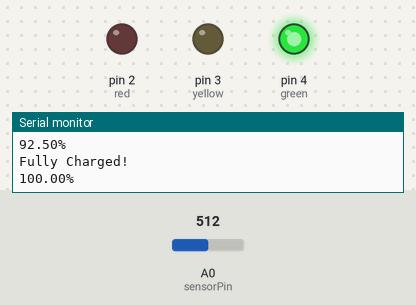
Bench run of a sketch on a simulated Arduino Uno, built with avr-gcc and run on an emulated ATmega328P. On the bench: output pins drawn as LEDs (lit = HIGH), the last lines printed to the serial monitor. Inputs (shaded band) come from the test bench; at power-on: A0 (sensorPin) = 512.

Above: at 1.3 s.
1.4 s: A0 (sensorPin) set to 0
At 2.7 s:
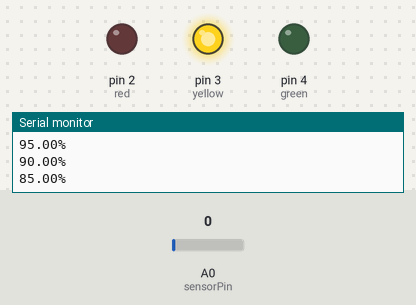
3.0 s: A0 (sensorPin) set to 122
At 4.1 s:
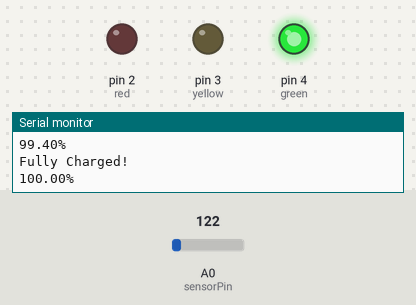
Timing chart, 0 to 6.0 s (numbered marks = the images above; inputs shaded):
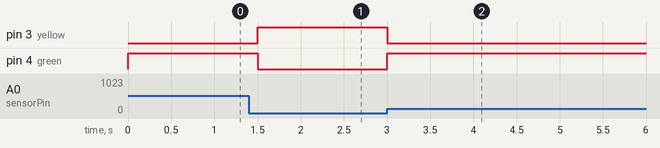

Measured:
- after the input at 1.4 s, pin 3 (yellow): LOW → HIGH after 0.10 s; pin 4 (green): HIGH → LOW after 0.10 s
- after the input at 3.0 s, pin 3 (yellow): HIGH → LOW at once; pin 4 (green): LOW → HIGH at once

The sketch:

sketch_nov14a.ino
```cpp
/* With this code we are using the photo sensor as if it was a solar panel charging a battery that is being use and constantly losing energy. I use different color lights to show if charging, loosing
energy, or dead*/

// Variable list
int sensorPin = A0;
int sensorValue = 0;
unsigned int batteryCapacity = 1000;
int batteryLevel = 1;
int red = 2;
int yellow = 3;
int green = 4;
int energyLost = 50;


void PrintBatteryPercentage(){ // this fuction is to get the percentage the battery is at
 if (batteryLevel > 0) { // this is to check we don't get a negative percentage
  Serial.print(((double)batteryLevel/ (double)batteryCapacity)*100);
  Serial.println("%");
 }else {
  Serial.println("0.00%");
 }
}


void setup() {
  // we initialized all the lights here
  Serial.begin(9600);
  pinMode(red, OUTPUT);
  pinMode(yellow, OUTPUT);
  pinMode(green, OUTPUT);


}

// the loop function runs over and over again forever
void loop() {
  sensorValue = analogRead(sensorPin);// to check the input we get by teh sensot
  sensorValue -= energyLost;// this is the energy being lost after each loop

 if (batteryLevel >= 0 ){ // to make sure the batter doesn't lose energy at 0% or gain at 100%
    batteryLevel += sensorValue;
 }
 if (batteryLevel < 0){ // so the battery level doesn't go to negative numbers
  batteryLevel = 0;
 }
  if (sensorValue > 0 ){// turn green light to show is charging
  digitalWrite (green, HIGH);
 }else {
  digitalWrite(green, LOW);
 }
  if (sensorValue < 0 && batteryLevel > 0){// turn yellow light to show is losing energy
  digitalWrite (yellow, HIGH);
 }else {
  digitalWrite(yellow , LOW);
 }
  if (batteryLevel <= 0 ){// turn red light to show the battery is at 0 (dead)
  digitalWrite (red, HIGH);
  Serial.println("Charge Battery!");
 }else {
  digitalWrite(red, LOW);
 }
 if (batteryLevel >= batteryCapacity){// This tells us when the battery is full
  Serial.println("Fully Charged!");
  batteryLevel = batteryCapacity;
 }
PrintBatteryPercentage();// prints the percentage after every loop
delay (500); // delays the code so we can read the data


}
```
